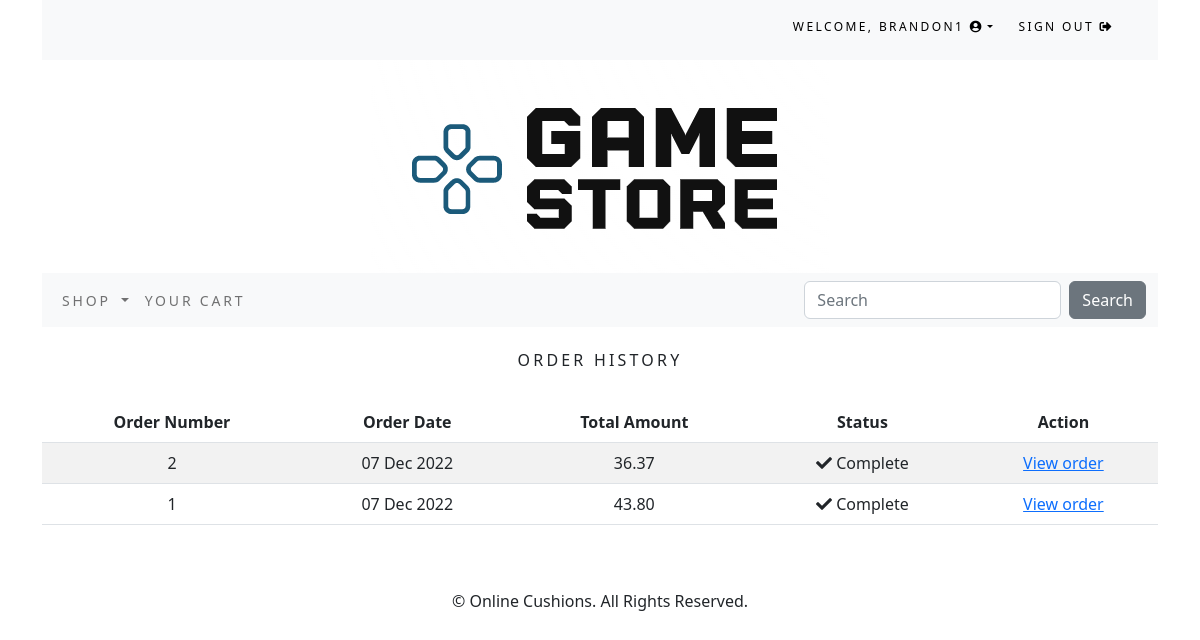
The page /order/history/ (signed in) on the database as committed earlier.
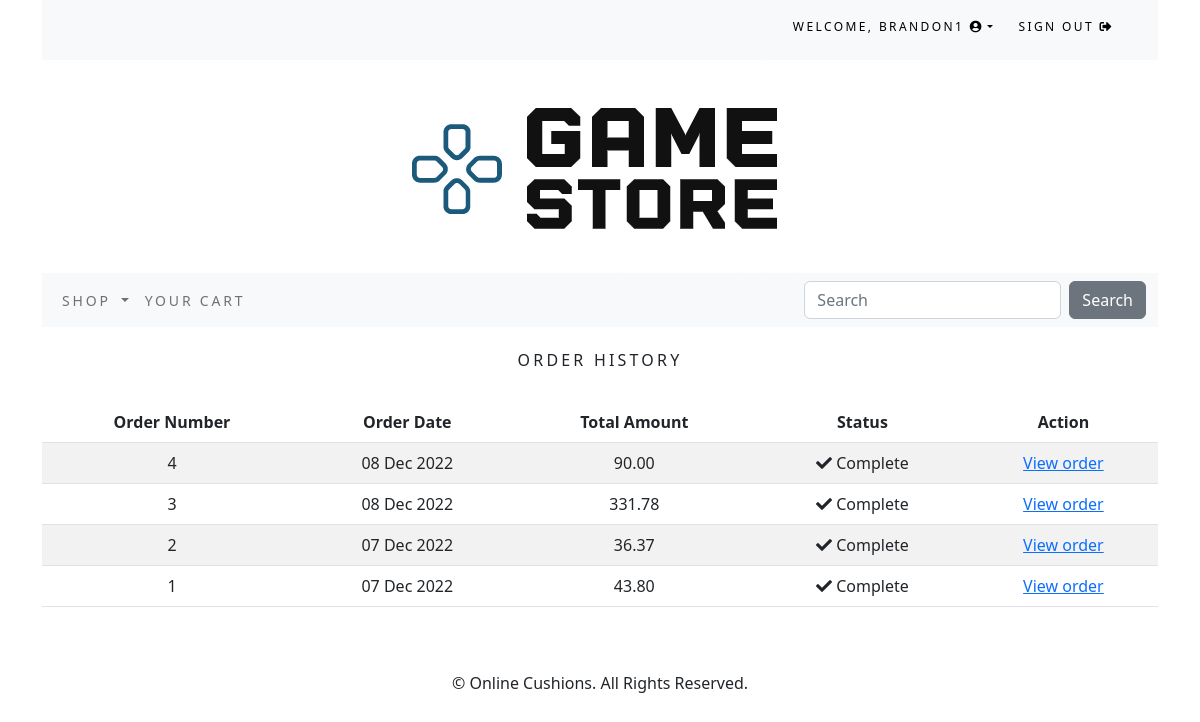
The same page on the database as committed later.
### accounts/models.py (models this page shows)
class CustomUser(AbstractUser):
    age = models.PositiveIntegerField(null=True, blank=True)

### order/models.py (models this page shows, shortened)
class Order(models.Model):
    token = models.CharField(max_length=250, blank=True)
    total = models.DecimalField(max_digits=10, decimal_places=2, verbose_name='Euro Order Total')
    emailAddress = models.EmailField(max_length=250, blank=True, verbose_name='Email Address')
    created = models.DateTimeField(auto_now_add=True)
    billingName = models.CharField(max_length=250, blank=True)
    billingAddress1 = models.CharField(max_length=250, blank=True)
    billingCity = models.CharField(max_length=250, blank=True)
    billingPostcode = models.CharField(max_length=10, blank=True)
    billingCountry = models.CharField(max_length=200, blank=True)
    shippingName = models.CharField(max_length=250, blank=True)
    shippingAddress1 = models.CharField(max_length=250, blank=True)
    shippingCity = models.CharField(max_length=250, blank=True)
    shippingPostcode = models.CharField(max_length=10, blank=True)
    shippingCountry = models.CharField(max_length=200, blank=True)
    voucher = models.ForeignKey(Voucher,
                                related_name='orders',
                                null=True,
                                blank=True,
                                on_delete=models.SET_NULL)
    discount = models.IntegerField(default = 0,
                                validators=[MinValueValidator(0),
                                MaxValueValidator(100)])
    class Meta:
        db_table = 'Order'
        ordering = ['-created']

### order/views.py (the view)
# urls.py: path('history/', views.orderHistory.as_view(), name='order_history'),
class orderHistory(LoginRequiredMixin, View):
    def get (self, request):
        if request.user.is_authenticated:
            email = str(request.user.email)
            order_details = Order.objects.filter(emailAddress=email)
        return render(request, 'order/orders_list.html', {'order_details': order_details})

### cart/context_processors.py (called while the page is built)
def counter(request):
    item_count = 0
    if 'admin' in request.path:
        return {}
    else:
        try:
            cart = Cart.objects.filter(cart_id=_cart_id(request))
            cart_items = CartItem.objects.all().filter(cart=cart[:1])
            for cart_item in cart_items:
                item_count += cart_item.quantity
        except Cart.DoesNotExist:
            item_count = 0
    return {'item_count':item_count}

### cart/views.py (called while the page is built)
def _cart_id(request):
    cart = request.session.session_key
    if not cart:
        cart = request.session.create()
    return cart

### shop/context_processors.py (called while the page is built)
def menu_links(request):
    links = Category.objects.all()
    return {'links':links}

### shop/models.py (called while the page is built)
    def get_absolute_url(self):
        return reverse('shop:products_by_category', args=[self.id])

### order/templates/order/orders_list.html (shortened to what this page needs)
{% extends "base.html" %}
{% load static %}
{% block content %}
    <div>
        <div class="text-center">
            <br>
            <h1 class="text-center my_title">Order History</h1>
            <br>
            {% if order_details %}
            <table class="table table-striped">
                <thead>
                    <tr>
                        <th>Order Number</th>
                        <th>Order Date</th>
                        <th>Total Amount</th>
                        <th>Status</th>
                        <th>Action</th>
                    </tr>
                </thead>
                <tbody>
                    {% for order in order_details %}
                    <tr>
                        <td>{{ order.id }}</td>
                        <td>{{ order.created|date:"d M Y" }}</td>
                        <td>{{ order.total }}</td>
                        <td><i class="fas fa-check"></i>&nbsp;Complete</td>
                        <td><a href="{% url 'order:order_detail' order.id %}">View order</a></td>
                    </tr>
                    {% endfor %}
                </tbody>
            </table>
            {% else %}
            <p>You have not placed any orders yet.<br><br><a href="{% url 'shop:all_products' %}"
                                                           class="btn btn-secondary">Continue shopping</a></p>
            {% endif %}
        </div>
    </div>
    <br>
    <br>
{% endblock %}

### shop/templates/base.html (shortened to what this page needs)
{% load static %}
<!DOCTYPE html>
<html lang="en">
<head>
    <link rel="stylesheet" href="{% static 'css/custom.css' %}">
    <link href="https://cdn.jsdelivr.net/npm/bootstrap@5.2.2/dist/css/bootstrap.min.css" rel="stylesheet">
    <link rel="stylesheet" href="https://use.fontawesome.com/releases/v5.15.1/css/all.css">
</head>
<body>
    <div class="container">
        <div class="container-fluid bg-light navbar-fixed-top
            my_top_navbar_div">
            {% include 'top-navbar.html' %}
        </div>
        {% include 'header.html' %}
        {% include 'navbar.html' %}
        {% block content %}
        {% endblock %}
        {% include 'footer.html' %}
    </div>
</body>
</html>

### shop/templates/top-navbar.html (shortened to what this page needs)
<div class="container">
    <div class="my_custom_menu">
        <ul>
            {% if user.is_authenticated %}
            <li>
                Welcome, <a href="#" class="dropdown-toggle" data-bs-toggle="dropdown"
                aria-haspopup="true" aria-expanded="false">{{ user.username }}
                <i class="fas fa-user-circle"></i></a>
            </li>
            <li>
                <a href="{% url 'logout' %}">Sign Out <i class="fas fa-sign-out-alt"></i></a>
            </li>
            {% endif %}
        </ul>
    </div>
</div>

### shop/templates/header.html
{% load static %}
<header>
    <div style="text-align: center;">
        <a href="% url 'shop:all_products' %}">
        <img src="{% static 'images/logo.png' %}" alt="Online Games Store"></a>
    </div>
</header>

### shop/templates/navbar.html (shortened to what this page needs)
<nav class="navbar navbar-expand-lg navbar-light bg-light">
    <div class="container-fluid">
        <div class="collapse navbar-collapse" id="navbarSupportedContent">
            <ul class="navbar-nav me-auto mb-2 mb-lg-0">
                <li class="nav-item dropdown">
                    <a class="nav-link dropdown-toggle" href="#" id="navbarDropdown" role="button"
                        data-bs-toggle="dropdown" ariaexpanded="false">
                        Shop
                    </a>
                </li>
                <li class="nav-item">
                    <a class="nav-link" href="#">Your Cart</a>
                </li>
            </ul>
            <form class="d-flex" action="{% url 'search_app:searchResult' %}" method="get">
                <input class="form-control me-2" type="search" placeholder="Search" aria-label="Search" name="q">
                <button class="btn btn-secondary my-2 my-sm-0" type="submit">Search</button>
            </form>
        </div>
    </div>
</nav>

### shop/templates/footer.html
<div class="footer navbar-fixed-bottom my-footer">
    <p class="text-center">&copy; Online Cushions. All Rights Reserved.</p>
</div>

### static/css/custom.css (style rules this page uses)
.nav-item { letter-spacing: .2em; font-size: 14px; text-transform: uppercase; }
.my_title { font-size: 16px; text-transform: uppercase; letter-spacing: .2em; }
.my_top_navbar_div { height: 60px; line-height: 50px; }
.my_custom_menu { text-align: right !important; }
.my_custom_menu ul li { list-style: none; color: #000; text-transform: uppercase; letter-spacing: .2em; font-size: 12px; padding-right: 20px; display: inline; }
.my_custom_menu ul li a { text-decoration: none; color: #000; list-style: none; text-transform: uppercase; letter-spacing: .2em; font-size: 12px; }

Rows that differ between the two databases and show on the page:
added Order: id "4", created "08 Dec 2022", total "90.00"
added Order: id "3", created "08 Dec 2022", total "331.78"
